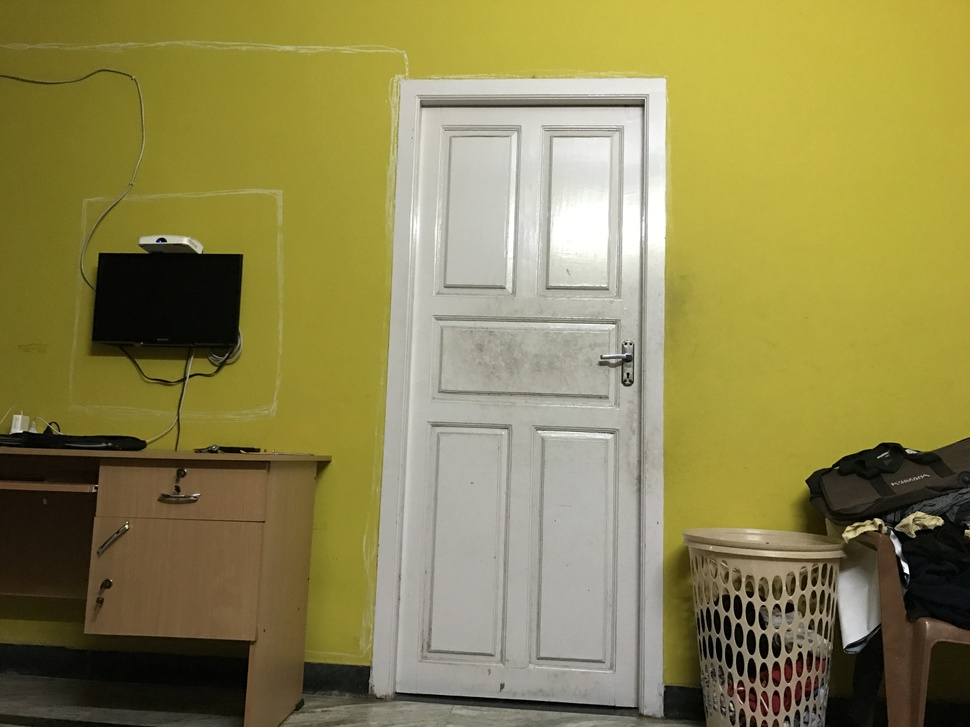
#> input picture Image_stitching/images/left.JPG, 970 x 727 px, shrunk from 4032 x 3024 before the run, found by its file name
$ python edge_detect.py
#> lines starting #> are read from the running program, lines starting #| are printed output that depends on the picture
import cv2
import numpy as np
from matplotlib import pyplot as plt

img = cv2.imread("images/left.jpg", 0)
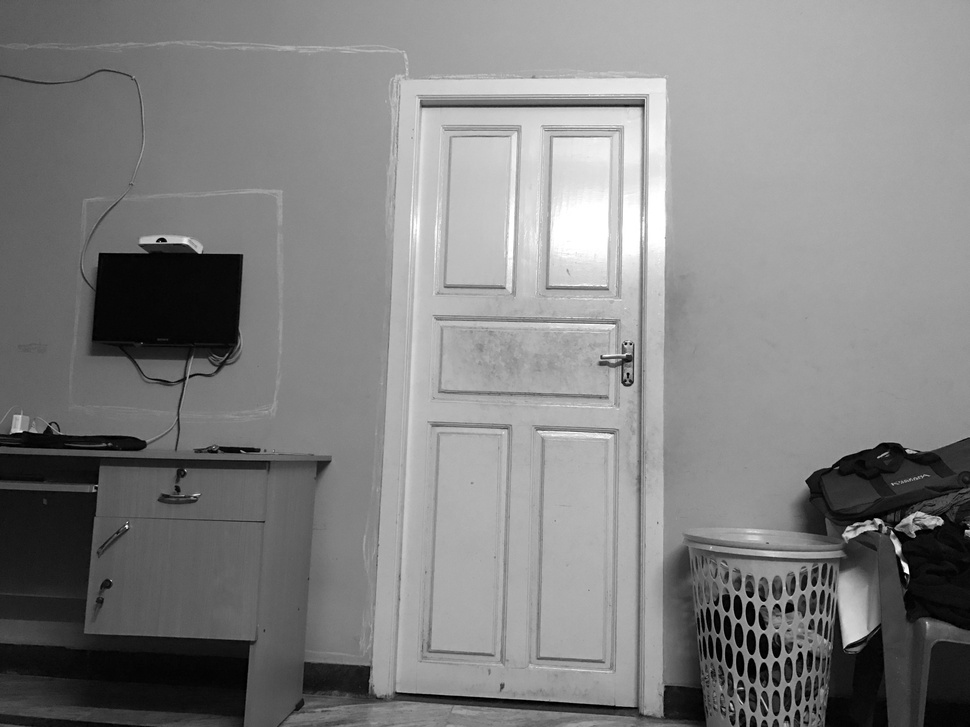
#> img: shape (727, 970); min 0, max 255, mean 128.8
edges = cv2.Canny(img, 100, 200)
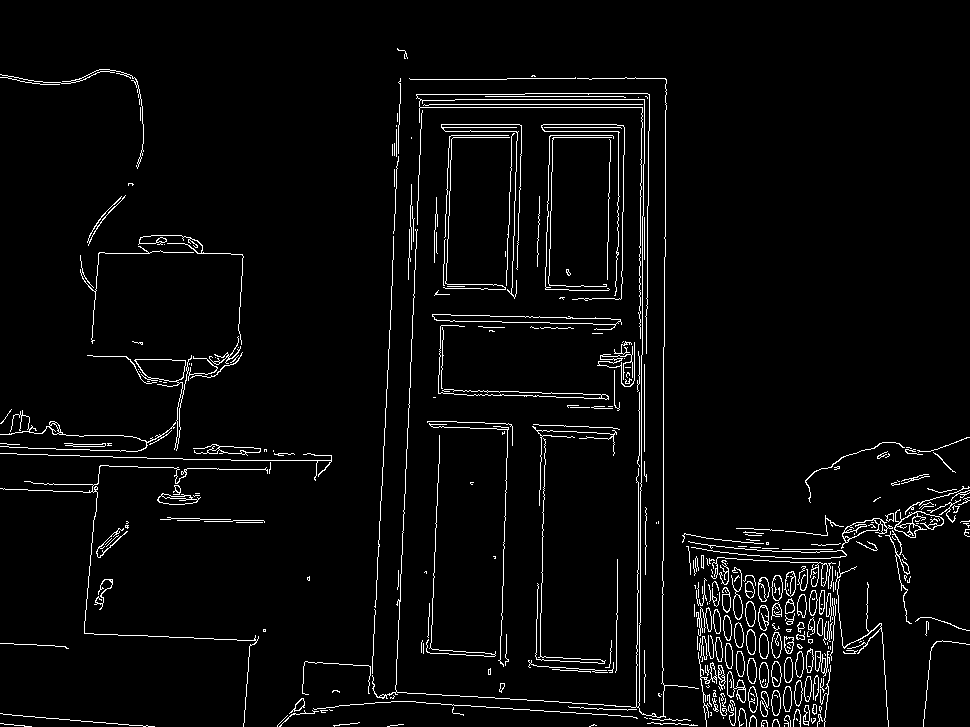
#> edges: shape (727, 970); 3.7% white in thin lines or dots

plt.subplot(121),plt.imshow(img)
plt.title('Original Image'), plt.xticks([]), plt.yticks([])
plt.subplot(122),plt.imshow(edges,cmap = 'gray')
plt.title('Edge Image'), plt.xticks([]), plt.yticks([])
plt.show()
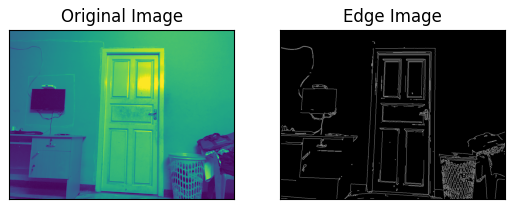
#> figure drawn by matplotlib, 2 panels

$ run again, with Image_stitching/images/right.JPG copied over Image_stitching/images/left.JPG
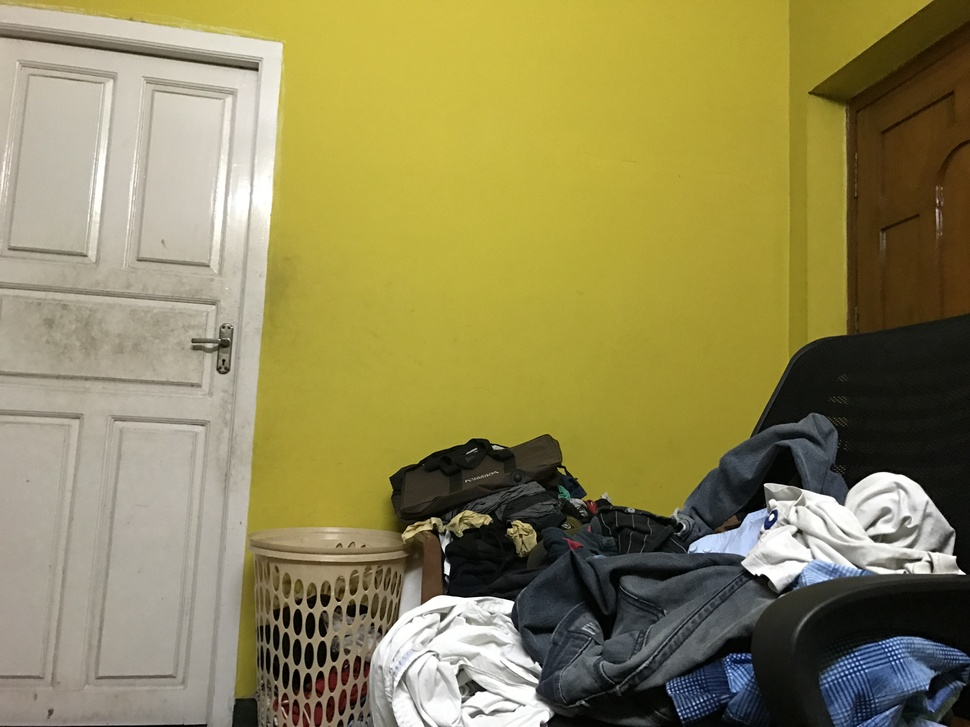
#> input picture Image_stitching/images/right.JPG, 970 x 727 px, shrunk from 4032 x 3024 before the run, found by its file name
#> `edges = cv2.Canny(img, 100, 200)`:
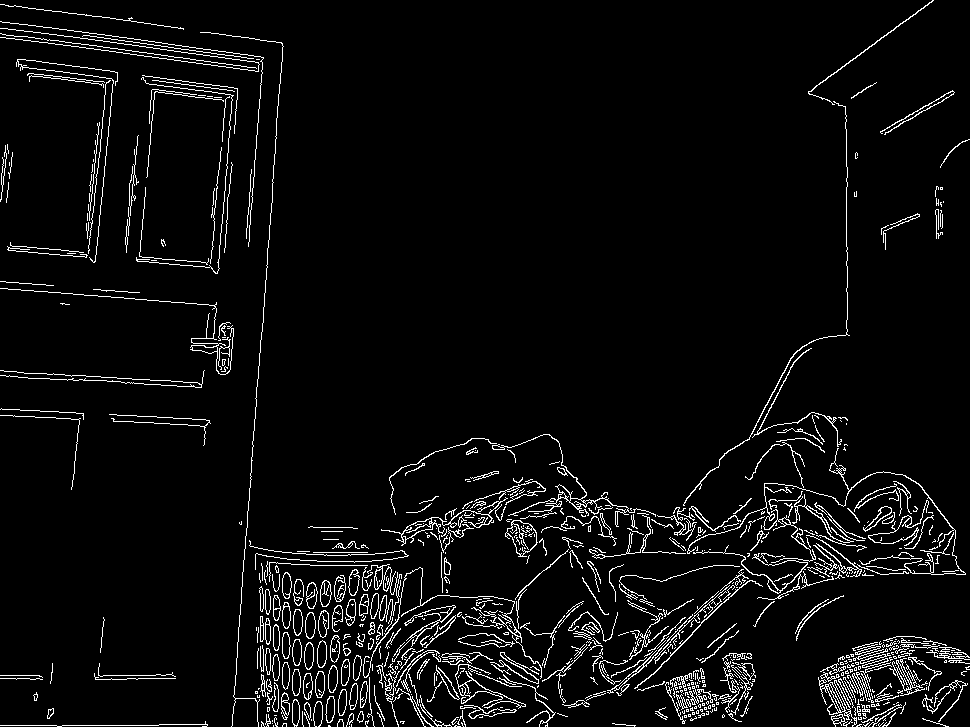
#> edges: shape (727, 970); 4.8% white in thin lines or dots
#> `plt.show()`:
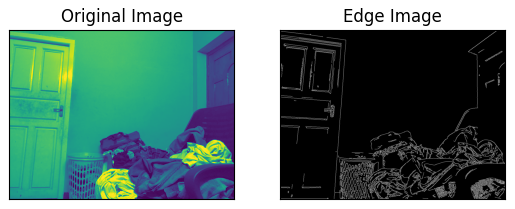
#> figure drawn by matplotlib, 2 panels
